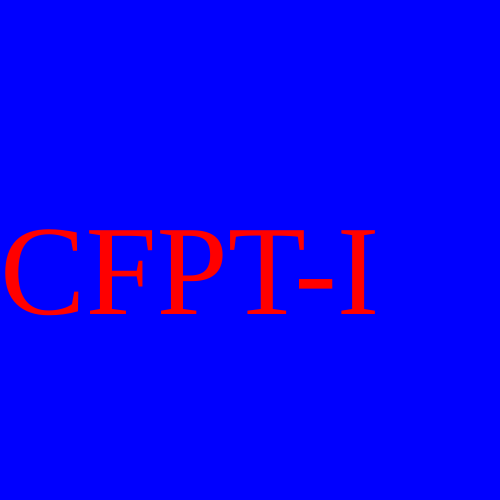
Frame 1 (no input)
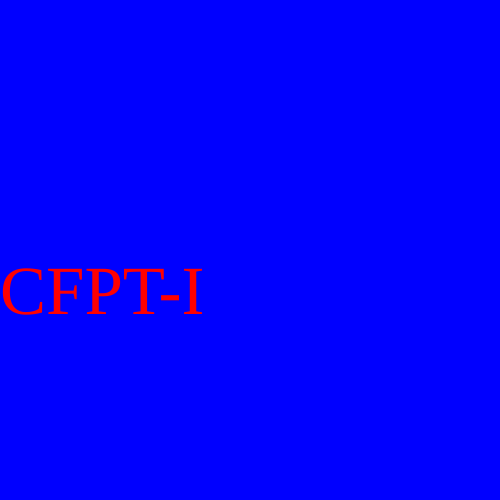
Frame 60 (no input)
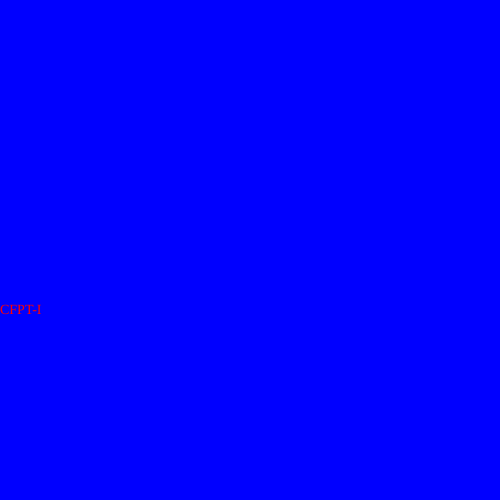
Frame 120 (the mouse pressed at the canvas centre since frame 60)

The p5.js sketch that drew these frames (run headless with seeded random() and noise() and a simulated clock; from frame 60 on, the mouse is pressed at the canvas centre):

// p5.js sketch
// ── sketch.js
const logo = "CFPT-I";
// color constants
const backgroundColor = "#0000FF";
const textColor = "#ff0000";
// coordinates constants
const canvasX = 500;
const canvasY = 500;
const maxTextSize = 128;
const startXposition = 0;
const startYposition = canvasY / 2 + maxTextSize / 2; // try to center the text position

let actualTextSize = maxTextSize;
let actualXposition = startXposition;
let actualYposition = startYposition;

function setup() {
    createCanvas(canvasX, canvasY);
    textFont('Georgia');
    fill(textColor);
}

function draw() {
    clear();
    background(backgroundColor);
    textSize(actualTextSize);
    text(logo, actualXposition, actualYposition);
    if (actualTextSize >= 15) {
        actualTextSize--;
    }
}
